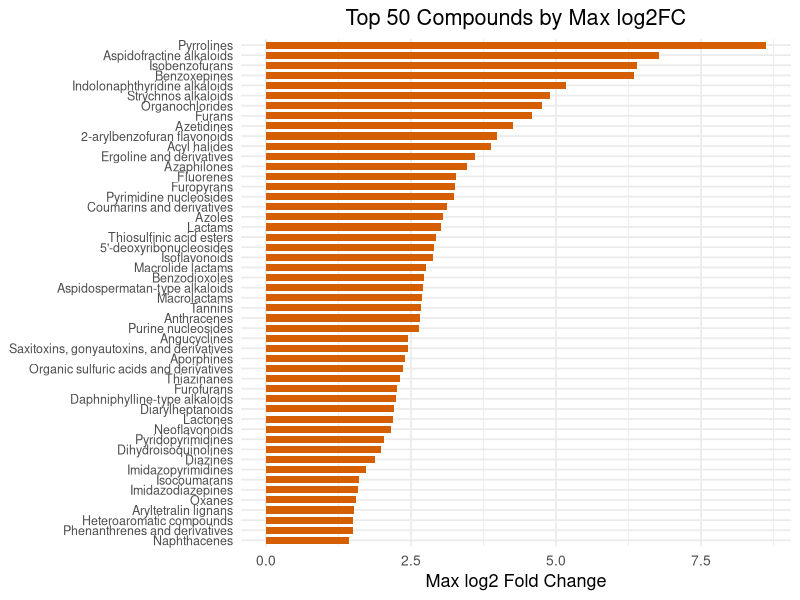

This chart was generated by the following R code:
### 📈 图2：分泌物 max log2FC 排序条形图
# 文件：compound_centrality_summary.csv
# R 版本：4.4.3
# 包依赖：ggplot2

library(ggplot2)

# 读取数据
setwd("E:/我的/蔡金秀论文/榆树根系/断根组数据")
summary_df <- read.csv("compound_centrality_summary_RECALC.csv", row.names = 1)

# 确保 Max_log2FC 可用
summary_df <- summary_df[!is.na(summary_df$Max_log2FC), ]

# 排序并选取前 50
top_fc <- summary_df[order(-summary_df$Max_log2FC), ][1:50, ]
top_fc$Compound <- factor(rownames(top_fc), levels = rev(rownames(top_fc)))  # 反转方便坐标轴美化

# 绘图
ggplot(top_fc, aes(x = Compound, y = Max_log2FC)) +
  geom_bar(stat = "identity", fill = "#D55E00", width = 0.7) +
  coord_flip() +
  labs(title = "Top 50 Compounds by Max log2FC",
       x = NULL,
       y = "Max log2 Fold Change") +
  theme_minimal(base_size = 13) +
  theme(axis.text.y = element_text(size = 9),
        axis.text.x = element_text(size = 10),
        plot.title = element_text(hjust = 0.5))
